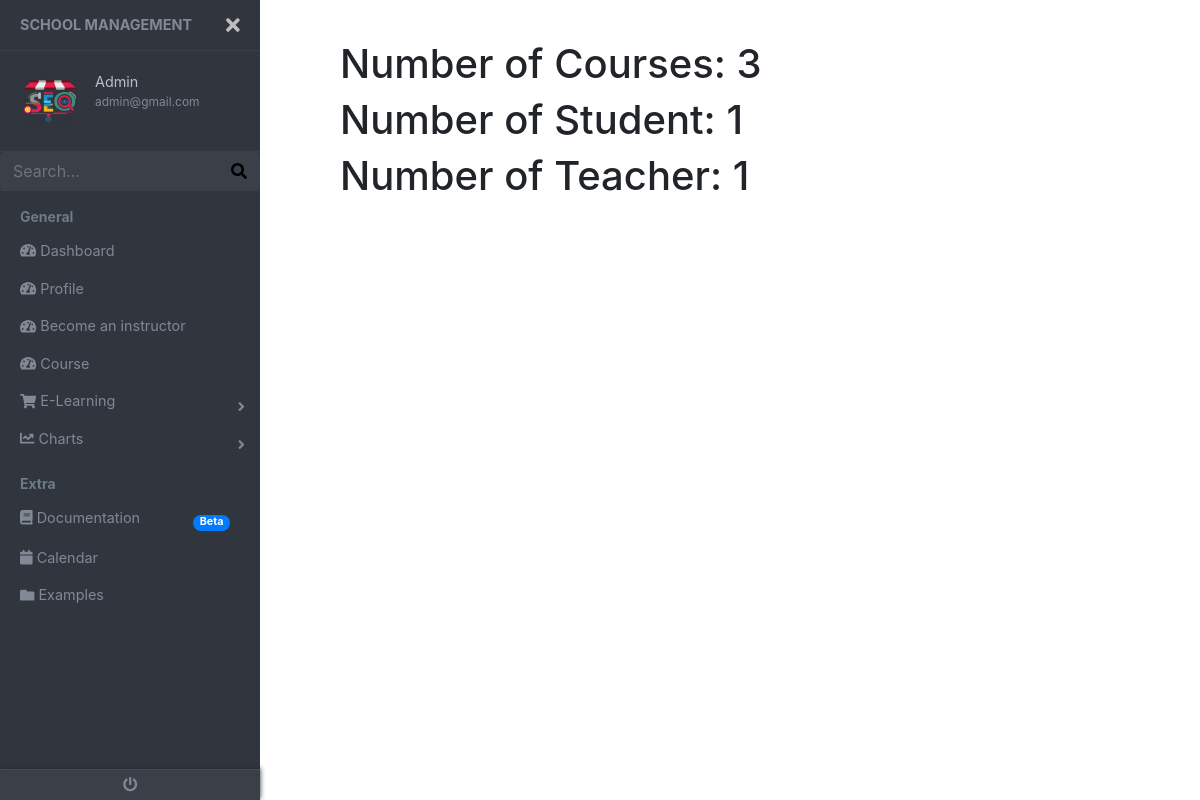
Screenshot of / (signed in) with the database file from the repository.
### accounts/models.py (models this page shows, shortened)
class User(AbstractBaseUser, PermissionsMixin):
    email = models.EmailField(
        verbose_name=_('email address'), max_length=255, unique=True
    )
    full_name = models.CharField(_('full_name'), max_length=30, blank=True)
    is_staff = models.BooleanField(
        _('staff status'),
        default=False,
        help_text=_(
            'Designates whether the user can log into this admin site.'
        ),
    )
    date_joined = models.DateTimeField(
        _('date joined'), default=timezone.now
    )
    objects = UserManager()
    USERNAME_FIELD = 'email'
    REQUIRED_FIELDS = ['full_name']

class Profile(models.Model):
    GENDER = (
        ('male', 'Male'),
        ('female', 'Female'),)
    user = models.OneToOneField(settings.AUTH_USER_MODEL, on_delete=models.CASCADE)
    profile_img = models.ImageField(default='default.jpg', upload_to='Profile Image/')
    phone_number = models.CharField(max_length=100, null=True, blank=True)
    address = models.CharField(max_length=200, null=True, blank=True)
    gender = models.CharField(max_length=20,choices=GENDER)
    about = models.TextField(null=True, blank=True)

### course/views.py (the view)
# urls.py: path('', views.home_view, name='dashboard'),
def home_view(request):
    course_count = Course.objects.all().count()
    student_count = Profile.objects.filter(user__groups__name__in=['Student']).count()
    teacher_count = Profile.objects.filter(user__groups__name__in=['Teacher']).count()
    context = {
        'course_count': course_count,
        'student_count': student_count,
        'teacher_count': teacher_count
    }
    return render(request, 'apps/dashboard.html', context)

### course/templates/apps/dashboard.html
{% extends 'base.html' %}
{% load static %}
{% block content %}
<h1> Number of Courses: {{course_count}}</h1>
<h1> Number of Student: {{student_count}}</h1>
<h1> Number of Teacher: {{teacher_count}}</h1>
{% endblock %}

### templates/base.html (shortened to what this page needs)
{% load static %}
<!DOCTYPE html>
<html>
<head>
    <link href="https://stackpath.bootstrapcdn.com/font-awesome/4.7.0/css/font-awesome.min.css" rel="stylesheet">
    <link rel="stylesheet" href="https://stackpath.bootstrapcdn.com/bootstrap/4.4.1/css/bootstrap.min.css">
    <link href="https://use.fontawesome.com/releases/v5.0.6/css/all.css" rel="stylesheet">
    <link href="https://cdnjs.cloudflare.com/ajax/libs/owl-carousel/1.3.3/owl.carousel.css" rel="stylesheet" />
    <link rel="stylesheet" type="text/css" href="{% static 'style.css' %}">
    <link rel="stylesheet" href="https://unpkg.com/flickity@2.0/dist/flickity.min.css">
</head>
<body>
  <div class="page-wrapper chiller-theme toggled">
        <nav id="sidebar" class="sidebar-wrapper">
            <div class="sidebar-content">
              <div class="sidebar-brand">
                <a href="#">School Management</a>
                <div id="close-sidebar">
                  <i class="fas fa-times"></i>
                </div>
              </div>
              {% if user.is_authenticated %}
                <div class="sidebar-header">
                  <div class="user-pic">
                    <img class="img-responsive img-rounded" src="{{ user.profile.profile_img.url}}"
                      alt="User picture">
                  </div>
                  <div class="user-info">
                    <span class="user-name">{{user.full_name| capfirst}}
                    </span>
                    <span class="user-role">{{ user.email}}</span>
                  </div>
                </div>
                  {% endif %}
              <div class="sidebar-search">
                <form method="GET" action="{% url 'search' %}">
                  <div class="input-group">
                    <input type="text" class="form-control search-menu" placeholder="Search..." name='q'>
                    <div class="input-group-append">
                      <span class="input-group-text">
                        <button type="submit" id="completed-task" class="fabutton">
                          <i class="fa fa-search" aria-hidden="true"></i>
                        </button>
                      </span>
                    </div>
                  </div>
                </form>
              </div>
                <div class="sidebar-menu">
                  <ul>
                    <li class="header-menu">
                      <span>General</span>
                    </li>
                    <li>
                      <a href="{% url 'dashboard' %}">
                        <i class="fa fa-tachometer-alt"></i>
                        <span>Dashboard</span>
                      </a>
                    </li>
                    <li>
                      <a href="{% url 'teacher-profile' %}">
                        <i class="fa fa-tachometer-alt"></i>
                        <span>Profile</span>
                      </a>
                    </li>
                    <li>
                      <a href="{% url 'content-add'%}">
                        <i class="fa fa-tachometer-alt"></i>
                        <span>Become an instructor</span>
                      </a>
                    </li>
                    <li>
                      <a href="{% url 'courses'%}">
                        <i class="fa fa-tachometer-alt"></i>
                        <span> Course</span>
                      </a>
                    </li>
                    <li class="sidebar-dropdown">
                      <a href="#">
                        <i class="fa fa-shopping-cart"></i>
                        <span>E-Learning</span>
                      </a>
                    </li>
                    <li class="sidebar-dropdown">
                      <a href="#">
                        <i class="fa fa-chart-line"></i>
                        <span>Charts</span>
                      </a>
                    </li>
                    <li class="header-menu">
                      <span>Extra</span>
                    </li>
                    <li>
                      <a href="#">
                        <i class="fa fa-book"></i>
                        <span>Documentation</span>
                        <span class="badge badge-pill badge-primary">Beta</span>
                      </a>
                    </li>
                    <li>
                      <a href="#">
                        <i class="fa fa-calendar"></i>
                        <span>Calendar</span>
                      </a>
                    </li>
                    <li>
                      <a href="#">
                        <i class="fa fa-folder"></i>
                        <span>Examples</span>
                      </a>
                    </li>
                  </ul>
                </div>
          </div>
          <div class="sidebar-footer">
          {% if user.is_authenticated %}
            <a href="{% url 'logout' %}">
              <i class="fa fa-power-off"></i>
            </a>
          {% endif %}
          </div>
        </nav>
      <main class="page-content">
        <div class="container-fluid">
          {% block content %}
          {% endblock %}
        </div>
      </main>
    </div>
</body>
</html>

### rows the page displays
User: profile.profile_img (picture), full_name "Admin", email "admin@gmail.com"

### other values shown
{{ course_count }} "3"
{{ student_count }} "1"
{{ teacher_count }} "1"
